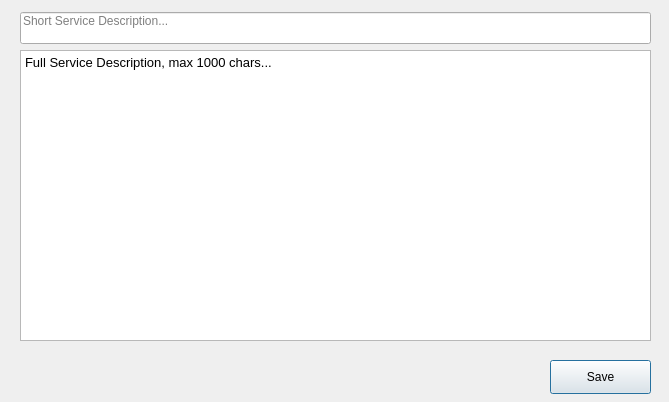
<?xml version="1.0" encoding="UTF-8"?>
<ui version="4.0">
 <class>Service_Create_Description</class>
 <widget class="QDialog" name="Service_Create_Description">
  <property name="geometry">
   <rect>
    <x>0</x>
    <y>0</y>
    <width>669</width>
    <height>402</height>
   </rect>
  </property>
  <property name="minimumSize">
   <size>
    <width>669</width>
    <height>402</height>
   </size>
  </property>
  <property name="maximumSize">
   <size>
    <width>669</width>
    <height>402</height>
   </size>
  </property>
  <property name="windowTitle">
   <string>Registrando ordem de serviço</string>
  </property>
  <widget class="QLineEdit" name="line_Short_Description">
   <property name="geometry">
    <rect>
     <x>20</x>
     <y>12</y>
     <width>631</width>
     <height>32</height>
    </rect>
   </property>
   <property name="text">
    <string/>
   </property>
   <property name="maxLength">
    <number>70</number>
   </property>
   <property name="alignment">
    <set>Qt::AlignLeading|Qt::AlignLeft|Qt::AlignTop</set>
   </property>
   <property name="placeholderText">
    <string>Short Service Description...</string>
   </property>
  </widget>
  <widget class="QTextEdit" name="txt_Full_Description">
   <property name="geometry">
    <rect>
     <x>20</x>
     <y>50</y>
     <width>631</width>
     <height>291</height>
    </rect>
   </property>
   <property name="autoFormatting">
    <set>QTextEdit::AutoNone</set>
   </property>
   <property name="tabChangesFocus">
    <bool>true</bool>
   </property>
   <property name="html">
    <string>&lt;!DOCTYPE HTML PUBLIC &quot;-//W3C//DTD HTML 4.0//EN&quot; &quot;http://www.w3.org/TR/REC-html40/strict.dtd&quot;&gt;
&lt;html&gt;&lt;head&gt;&lt;meta name=&quot;qrichtext&quot; content=&quot;1&quot; /&gt;&lt;style type=&quot;text/css&quot;&gt;
p, li { white-space: pre-wrap; }
&lt;/style&gt;&lt;/head&gt;&lt;body style=&quot; font-family:'Noto Sans'; font-size:10pt; font-weight:400; font-style:normal;&quot;&gt;
&lt;p style=&quot; margin-top:0px; margin-bottom:0px; margin-left:0px; margin-right:0px; -qt-block-indent:0; text-indent:0px;&quot;&gt;Full Service Description, max 1000 chars...&lt;/p&gt;&lt;/body&gt;&lt;/html&gt;</string>
   </property>
   <property name="placeholderText">
    <string>Descrição completa do serviço. Máximo 1000 letras.</string>
   </property>
  </widget>
  <widget class="QPushButton" name="btn_Save">
   <property name="geometry">
    <rect>
     <x>550</x>
     <y>360</y>
     <width>101</width>
     <height>34</height>
    </rect>
   </property>
   <property name="sizePolicy">
    <sizepolicy hsizetype="Fixed" vsizetype="Fixed">
     <horstretch>0</horstretch>
     <verstretch>0</verstretch>
    </sizepolicy>
   </property>
   <property name="text">
    <string>Save</string>
   </property>
  </widget>
  <widget class="QLabel" name="lbl_Emoticon">
   <property name="geometry">
    <rect>
     <x>30</x>
     <y>340</y>
     <width>91</width>
     <height>51</height>
    </rect>
   </property>
   <property name="text">
    <string/>
   </property>
  </widget>
 </widget>
 <resources/>
 <connections/>
</ui>
